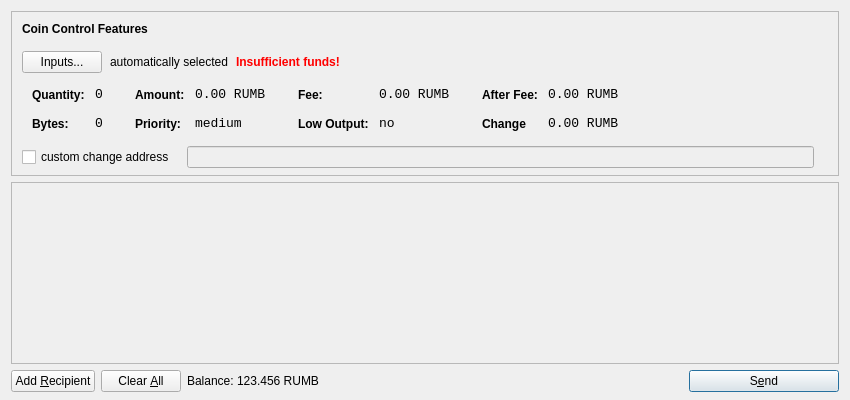
<?xml version="1.0" encoding="UTF-8"?>
<ui version="4.0">
 <class>SendCoinsDialog</class>
 <widget class="QDialog" name="SendCoinsDialog">
  <property name="geometry">
   <rect>
    <x>0</x>
    <y>0</y>
    <width>850</width>
    <height>400</height>
   </rect>
  </property>
  <property name="windowTitle">
   <string>Send Coins</string>
  </property>
  <layout class="QVBoxLayout" name="verticalLayout" stretch="0,1,0">
   <property name="bottomMargin">
    <number>8</number>
   </property>
   <item>
    <widget class="QFrame" name="frameCoinControl">
     <property name="sizePolicy">
      <sizepolicy hsizetype="Expanding" vsizetype="Expanding">
       <horstretch>0</horstretch>
       <verstretch>0</verstretch>
      </sizepolicy>
     </property>
     <property name="maximumSize">
      <size>
       <width>16777215</width>
       <height>16777215</height>
      </size>
     </property>
     <property name="frameShape">
      <enum>QFrame::StyledPanel</enum>
     </property>
     <property name="frameShadow">
      <enum>QFrame::Sunken</enum>
     </property>
     <layout class="QVBoxLayout" name="verticalLayoutCoinControl2">
      <property name="spacing">
       <number>-1</number>
      </property>
      <property name="leftMargin">
       <number>0</number>
      </property>
      <property name="topMargin">
       <number>0</number>
      </property>
      <property name="rightMargin">
       <number>0</number>
      </property>
      <property name="bottomMargin">
       <number>6</number>
      </property>
      <item>
       <layout class="QVBoxLayout" name="verticalLayoutCoinControl" stretch="0,0,0,0,1">
        <property name="spacing">
         <number>0</number>
        </property>
        <property name="leftMargin">
         <number>10</number>
        </property>
        <property name="topMargin">
         <number>10</number>
        </property>
        <item>
         <layout class="QHBoxLayout" name="horizontalLayoutCoinControl1">
          <property name="bottomMargin">
           <number>15</number>
          </property>
          <item>
           <widget class="QLabel" name="labelCoinControlFeatures">
            <property name="sizePolicy">
             <sizepolicy hsizetype="Preferred" vsizetype="Maximum">
              <horstretch>0</horstretch>
              <verstretch>0</verstretch>
             </sizepolicy>
            </property>
            <property name="font">
             <font>
              <weight>75</weight>
              <bold>true</bold>
             </font>
            </property>
            <property name="styleSheet">
             <string notr="true">font-weight:bold;</string>
            </property>
            <property name="text">
             <string>Coin Control Features</string>
            </property>
           </widget>
          </item>
         </layout>
        </item>
        <item>
         <layout class="QHBoxLayout" name="horizontalLayoutCoinControl2" stretch="0,0,0,0">
          <property name="spacing">
           <number>8</number>
          </property>
          <property name="bottomMargin">
           <number>10</number>
          </property>
          <item>
           <widget class="QPushButton" name="pushButtonCoinControl">
            <property name="styleSheet">
             <string notr="true"/>
            </property>
            <property name="text">
             <string>Inputs...</string>
            </property>
           </widget>
          </item>
          <item>
           <widget class="QLabel" name="labelCoinControlAutomaticallySelected">
            <property name="text">
             <string>automatically selected</string>
            </property>
            <property name="margin">
             <number>5</number>
            </property>
           </widget>
          </item>
          <item>
           <widget class="QLabel" name="labelCoinControlInsuffFunds">
            <property name="font">
             <font>
              <weight>75</weight>
              <bold>true</bold>
             </font>
            </property>
            <property name="styleSheet">
             <string notr="true">color:red;font-weight:bold;</string>
            </property>
            <property name="text">
             <string>Insufficient funds!</string>
            </property>
            <property name="margin">
             <number>5</number>
            </property>
           </widget>
          </item>
          <item>
           <spacer name="horizontalSpacerCoinControl">
            <property name="orientation">
             <enum>Qt::Horizontal</enum>
            </property>
            <property name="sizeHint" stdset="0">
             <size>
              <width>40</width>
              <height>1</height>
             </size>
            </property>
           </spacer>
          </item>
         </layout>
        </item>
        <item>
         <widget class="QWidget" name="widgetCoinControl" native="true">
          <property name="sizePolicy">
           <sizepolicy hsizetype="Preferred" vsizetype="Preferred">
            <horstretch>0</horstretch>
            <verstretch>0</verstretch>
           </sizepolicy>
          </property>
          <property name="minimumSize">
           <size>
            <width>0</width>
            <height>0</height>
           </size>
          </property>
          <property name="styleSheet">
           <string notr="true"/>
          </property>
          <layout class="QHBoxLayout" name="horizontalLayoutCoinControl5">
           <property name="margin">
            <number>0</number>
           </property>
           <item>
            <layout class="QHBoxLayout" name="horizontalLayoutCoinControl3" stretch="0,0,0,1">
             <property name="spacing">
              <number>20</number>
             </property>
             <property name="topMargin">
              <number>0</number>
             </property>
             <property name="bottomMargin">
              <number>10</number>
             </property>
             <item>
              <layout class="QFormLayout" name="formLayoutCoinControl1">
               <property name="horizontalSpacing">
                <number>10</number>
               </property>
               <property name="verticalSpacing">
                <number>14</number>
               </property>
               <property name="leftMargin">
                <number>10</number>
               </property>
               <property name="topMargin">
                <number>4</number>
               </property>
               <property name="rightMargin">
                <number>6</number>
               </property>
               <item row="0" column="0">
                <widget class="QLabel" name="labelCoinControlQuantityText">
                 <property name="styleSheet">
                  <string notr="true">font-weight:bold;</string>
                 </property>
                 <property name="text">
                  <string>Quantity:</string>
                 </property>
                 <property name="margin">
                  <number>0</number>
                 </property>
                </widget>
               </item>
               <item row="0" column="1">
                <widget class="QLabel" name="labelCoinControlQuantity">
                 <property name="font">
                  <font>
                   <family>Monospace</family>
                   <pointsize>10</pointsize>
                  </font>
                 </property>
                 <property name="cursor">
                  <cursorShape>IBeamCursor</cursorShape>
                 </property>
                 <property name="contextMenuPolicy">
                  <enum>Qt::ActionsContextMenu</enum>
                 </property>
                 <property name="text">
                  <string>0</string>
                 </property>
                 <property name="margin">
                  <number>0</number>
                 </property>
                 <property name="textInteractionFlags">
                  <set>Qt::LinksAccessibleByMouse|Qt::TextSelectableByKeyboard|Qt::TextSelectableByMouse</set>
                 </property>
                </widget>
               </item>
               <item row="1" column="0">
                <widget class="QLabel" name="labelCoinControlBytesText">
                 <property name="styleSheet">
                  <string notr="true">font-weight:bold;</string>
                 </property>
                 <property name="text">
                  <string>Bytes:</string>
                 </property>
                </widget>
               </item>
               <item row="1" column="1">
                <widget class="QLabel" name="labelCoinControlBytes">
                 <property name="font">
                  <font>
                   <family>Monospace</family>
                   <pointsize>10</pointsize>
                  </font>
                 </property>
                 <property name="cursor">
                  <cursorShape>IBeamCursor</cursorShape>
                 </property>
                 <property name="contextMenuPolicy">
                  <enum>Qt::ActionsContextMenu</enum>
                 </property>
                 <property name="text">
                  <string>0</string>
                 </property>
                 <property name="textInteractionFlags">
                  <set>Qt::LinksAccessibleByMouse|Qt::TextSelectableByKeyboard|Qt::TextSelectableByMouse</set>
                 </property>
                </widget>
               </item>
              </layout>
             </item>
             <item>
              <layout class="QFormLayout" name="formLayoutCoinControl2">
               <property name="horizontalSpacing">
                <number>10</number>
               </property>
               <property name="verticalSpacing">
                <number>14</number>
               </property>
               <property name="leftMargin">
                <number>6</number>
               </property>
               <property name="topMargin">
                <number>4</number>
               </property>
               <property name="rightMargin">
                <number>6</number>
               </property>
               <item row="0" column="0">
                <widget class="QLabel" name="labelCoinControlAmountText">
                 <property name="styleSheet">
                  <string notr="true">font-weight:bold;</string>
                 </property>
                 <property name="text">
                  <string>Amount:</string>
                 </property>
                 <property name="margin">
                  <number>0</number>
                 </property>
                </widget>
               </item>
               <item row="0" column="1">
                <widget class="QLabel" name="labelCoinControlAmount">
                 <property name="font">
                  <font>
                   <family>Monospace</family>
                   <pointsize>10</pointsize>
                  </font>
                 </property>
                 <property name="cursor">
                  <cursorShape>IBeamCursor</cursorShape>
                 </property>
                 <property name="contextMenuPolicy">
                  <enum>Qt::ActionsContextMenu</enum>
                 </property>
                 <property name="text">
                  <string>0.00 RUMB</string>
                 </property>
                 <property name="textInteractionFlags">
                  <set>Qt::LinksAccessibleByMouse|Qt::TextSelectableByKeyboard|Qt::TextSelectableByMouse</set>
                 </property>
                </widget>
               </item>
               <item row="1" column="0">
                <widget class="QLabel" name="labelCoinControlPriorityText">
                 <property name="styleSheet">
                  <string notr="true">font-weight:bold;</string>
                 </property>
                 <property name="text">
                  <string>Priority:</string>
                 </property>
                </widget>
               </item>
               <item row="1" column="1">
                <widget class="QLabel" name="labelCoinControlPriority">
                 <property name="font">
                  <font>
                   <family>Monospace</family>
                   <pointsize>10</pointsize>
                  </font>
                 </property>
                 <property name="cursor">
                  <cursorShape>IBeamCursor</cursorShape>
                 </property>
                 <property name="contextMenuPolicy">
                  <enum>Qt::ActionsContextMenu</enum>
                 </property>
                 <property name="text">
                  <string>medium</string>
                 </property>
                 <property name="textInteractionFlags">
                  <set>Qt::LinksAccessibleByMouse|Qt::TextSelectableByKeyboard|Qt::TextSelectableByMouse</set>
                 </property>
                </widget>
               </item>
              </layout>
             </item>
             <item>
              <layout class="QFormLayout" name="formLayoutCoinControl3">
               <property name="horizontalSpacing">
                <number>10</number>
               </property>
               <property name="verticalSpacing">
                <number>14</number>
               </property>
               <property name="leftMargin">
                <number>6</number>
               </property>
               <property name="topMargin">
                <number>4</number>
               </property>
               <property name="rightMargin">
                <number>6</number>
               </property>
               <item row="0" column="0">
                <widget class="QLabel" name="labelCoinControlFeeText">
                 <property name="styleSheet">
                  <string notr="true">font-weight:bold;</string>
                 </property>
                 <property name="text">
                  <string>Fee:</string>
                 </property>
                 <property name="margin">
                  <number>0</number>
                 </property>
                </widget>
               </item>
               <item row="0" column="1">
                <widget class="QLabel" name="labelCoinControlFee">
                 <property name="font">
                  <font>
                   <family>Monospace</family>
                   <pointsize>10</pointsize>
                  </font>
                 </property>
                 <property name="cursor">
                  <cursorShape>IBeamCursor</cursorShape>
                 </property>
                 <property name="contextMenuPolicy">
                  <enum>Qt::ActionsContextMenu</enum>
                 </property>
                 <property name="text">
                  <string>0.00 RUMB</string>
                 </property>
                 <property name="textInteractionFlags">
                  <set>Qt::LinksAccessibleByMouse|Qt::TextSelectableByKeyboard|Qt::TextSelectableByMouse</set>
                 </property>
                </widget>
               </item>
               <item row="1" column="0">
                <widget class="QLabel" name="labelCoinControlLowOutputText">
                 <property name="styleSheet">
                  <string notr="true">font-weight:bold;</string>
                 </property>
                 <property name="text">
                  <string>Low Output:</string>
                 </property>
                </widget>
               </item>
               <item row="1" column="1">
                <widget class="QLabel" name="labelCoinControlLowOutput">
                 <property name="font">
                  <font>
                   <family>Monospace</family>
                   <pointsize>10</pointsize>
                  </font>
                 </property>
                 <property name="cursor">
                  <cursorShape>IBeamCursor</cursorShape>
                 </property>
                 <property name="contextMenuPolicy">
                  <enum>Qt::ActionsContextMenu</enum>
                 </property>
                 <property name="text">
                  <string>no</string>
                 </property>
                 <property name="textInteractionFlags">
                  <set>Qt::LinksAccessibleByMouse|Qt::TextSelectableByKeyboard|Qt::TextSelectableByMouse</set>
                 </property>
                </widget>
               </item>
              </layout>
             </item>
             <item>
              <layout class="QFormLayout" name="formLayoutCoinControl4">
               <property name="horizontalSpacing">
                <number>10</number>
               </property>
               <property name="verticalSpacing">
                <number>14</number>
               </property>
               <property name="leftMargin">
                <number>6</number>
               </property>
               <property name="topMargin">
                <number>4</number>
               </property>
               <property name="rightMargin">
                <number>6</number>
               </property>
               <item row="0" column="0">
                <widget class="QLabel" name="labelCoinControlAfterFeeText">
                 <property name="styleSheet">
                  <string notr="true">font-weight:bold;</string>
                 </property>
                 <property name="text">
                  <string>After Fee:</string>
                 </property>
                 <property name="margin">
                  <number>0</number>
                 </property>
                </widget>
               </item>
               <item row="0" column="1">
                <widget class="QLabel" name="labelCoinControlAfterFee">
                 <property name="font">
                  <font>
                   <family>Monospace</family>
                   <pointsize>10</pointsize>
                  </font>
                 </property>
                 <property name="cursor">
                  <cursorShape>IBeamCursor</cursorShape>
                 </property>
                 <property name="contextMenuPolicy">
                  <enum>Qt::ActionsContextMenu</enum>
                 </property>
                 <property name="text">
                  <string>0.00 RUMB</string>
                 </property>
                 <property name="textInteractionFlags">
                  <set>Qt::LinksAccessibleByMouse|Qt::TextSelectableByKeyboard|Qt::TextSelectableByMouse</set>
                 </property>
                </widget>
               </item>
               <item row="1" column="0">
                <widget class="QLabel" name="labelCoinControlChangeText">
                 <property name="styleSheet">
                  <string notr="true">font-weight:bold;</string>
                 </property>
                 <property name="text">
                  <string>Change</string>
                 </property>
                </widget>
               </item>
               <item row="1" column="1">
                <widget class="QLabel" name="labelCoinControlChange">
                 <property name="font">
                  <font>
                   <family>Monospace</family>
                   <pointsize>10</pointsize>
                  </font>
                 </property>
                 <property name="cursor">
                  <cursorShape>IBeamCursor</cursorShape>
                 </property>
                 <property name="contextMenuPolicy">
                  <enum>Qt::ActionsContextMenu</enum>
                 </property>
                 <property name="text">
                  <string>0.00 RUMB</string>
                 </property>
                 <property name="textInteractionFlags">
                  <set>Qt::LinksAccessibleByMouse|Qt::TextSelectableByKeyboard|Qt::TextSelectableByMouse</set>
                 </property>
                </widget>
               </item>
              </layout>
             </item>
            </layout>
           </item>
          </layout>
         </widget>
        </item>
        <item>
         <layout class="QHBoxLayout" name="horizontalLayoutCoinControl4" stretch="0,0,0">
          <property name="spacing">
           <number>12</number>
          </property>
          <property name="sizeConstraint">
           <enum>QLayout::SetDefaultConstraint</enum>
          </property>
          <property name="topMargin">
           <number>5</number>
          </property>
          <property name="rightMargin">
           <number>5</number>
          </property>
          <item>
           <widget class="QCheckBox" name="checkBoxCoinControlChange">
            <property name="text">
             <string>custom change address</string>
            </property>
           </widget>
          </item>
          <item>
           <widget class="QLineEdit" name="lineEditCoinControlChange">
            <property name="enabled">
             <bool>false</bool>
            </property>
            <property name="sizePolicy">
             <sizepolicy hsizetype="Expanding" vsizetype="Fixed">
              <horstretch>0</horstretch>
              <verstretch>0</verstretch>
             </sizepolicy>
            </property>
           </widget>
          </item>
          <item>
           <widget class="QLabel" name="labelCoinControlChangeLabel">
            <property name="sizePolicy">
             <sizepolicy hsizetype="Preferred" vsizetype="Expanding">
              <horstretch>0</horstretch>
              <verstretch>0</verstretch>
             </sizepolicy>
            </property>
            <property name="minimumSize">
             <size>
              <width>0</width>
              <height>0</height>
             </size>
            </property>
            <property name="text">
             <string/>
            </property>
            <property name="margin">
             <number>3</number>
            </property>
           </widget>
          </item>
         </layout>
        </item>
        <item>
         <spacer name="verticalSpacerCoinControl">
          <property name="orientation">
           <enum>Qt::Vertical</enum>
          </property>
          <property name="sizeHint" stdset="0">
           <size>
            <width>800</width>
            <height>1</height>
           </size>
          </property>
         </spacer>
        </item>
       </layout>
      </item>
     </layout>
    </widget>
   </item>
   <item>
    <widget class="QScrollArea" name="scrollArea">
     <property name="widgetResizable">
      <bool>true</bool>
     </property>
     <widget class="QWidget" name="scrollAreaWidgetContents">
      <property name="geometry">
       <rect>
        <x>0</x>
        <y>0</y>
        <width>830</width>
        <height>165</height>
       </rect>
      </property>
      <layout class="QVBoxLayout" name="verticalLayout_2">
       <property name="margin">
        <number>0</number>
       </property>
       <item>
        <layout class="QVBoxLayout" name="entries">
         <property name="spacing">
          <number>6</number>
         </property>
        </layout>
       </item>
       <item>
        <spacer name="verticalSpacer">
         <property name="orientation">
          <enum>Qt::Vertical</enum>
         </property>
         <property name="sizeHint" stdset="0">
          <size>
           <width>20</width>
           <height>40</height>
          </size>
         </property>
        </spacer>
       </item>
      </layout>
     </widget>
    </widget>
   </item>
   <item>
    <layout class="QHBoxLayout" name="horizontalLayout">
     <item>
      <widget class="QPushButton" name="addButton">
       <property name="toolTip">
        <string>Send to multiple recipients at once</string>
       </property>
       <property name="text">
        <string>Add &amp;Recipient</string>
       </property>
       <property name="icon">
        <iconset resource="../bitcoin.qrc">
         <normaloff>:/icons/add</normaloff>:/icons/add</iconset>
       </property>
       <property name="autoDefault">
        <bool>false</bool>
       </property>
      </widget>
     </item>
     <item>
      <widget class="QPushButton" name="clearButton">
       <property name="sizePolicy">
        <sizepolicy hsizetype="Minimum" vsizetype="Fixed">
         <horstretch>0</horstretch>
         <verstretch>0</verstretch>
        </sizepolicy>
       </property>
       <property name="toolTip">
        <string>Remove all transaction fields</string>
       </property>
       <property name="text">
        <string>Clear &amp;All</string>
       </property>
       <property name="icon">
        <iconset resource="../bitcoin.qrc">
         <normaloff>:/icons/remove</normaloff>:/icons/remove</iconset>
       </property>
       <property name="autoRepeatDelay">
        <number>300</number>
       </property>
       <property name="autoDefault">
        <bool>false</bool>
       </property>
      </widget>
     </item>
     <item>
      <layout class="QHBoxLayout" name="horizontalLayout_2">
       <property name="spacing">
        <number>3</number>
       </property>
       <item>
        <widget class="QLabel" name="label">
         <property name="sizePolicy">
          <sizepolicy hsizetype="Preferred" vsizetype="Fixed">
           <horstretch>0</horstretch>
           <verstretch>0</verstretch>
          </sizepolicy>
         </property>
         <property name="text">
          <string>Balance:</string>
         </property>
        </widget>
       </item>
       <item>
        <widget class="QLabel" name="labelBalance">
         <property name="sizePolicy">
          <sizepolicy hsizetype="Preferred" vsizetype="Fixed">
           <horstretch>0</horstretch>
           <verstretch>0</verstretch>
          </sizepolicy>
         </property>
         <property name="cursor">
          <cursorShape>IBeamCursor</cursorShape>
         </property>
         <property name="text">
          <string>123.456 RUMB</string>
         </property>
         <property name="textInteractionFlags">
          <set>Qt::LinksAccessibleByMouse|Qt::TextSelectableByKeyboard|Qt::TextSelectableByMouse</set>
         </property>
        </widget>
       </item>
      </layout>
     </item>
     <item>
      <spacer name="horizontalSpacer">
       <property name="orientation">
        <enum>Qt::Horizontal</enum>
       </property>
       <property name="sizeHint" stdset="0">
        <size>
         <width>40</width>
         <height>20</height>
        </size>
       </property>
      </spacer>
     </item>
     <item>
      <widget class="QPushButton" name="sendButton">
       <property name="minimumSize">
        <size>
         <width>150</width>
         <height>0</height>
        </size>
       </property>
       <property name="toolTip">
        <string>Confirm the send action</string>
       </property>
       <property name="text">
        <string>S&amp;end</string>
       </property>
       <property name="icon">
        <iconset resource="../bitcoin.qrc">
         <normaloff>:/icons/send</normaloff>:/icons/send</iconset>
       </property>
       <property name="default">
        <bool>true</bool>
       </property>
      </widget>
     </item>
    </layout>
   </item>
  </layout>
 </widget>
 <resources>
  <include location="../bitcoin.qrc"/>
 </resources>
 <connections/>
</ui>
